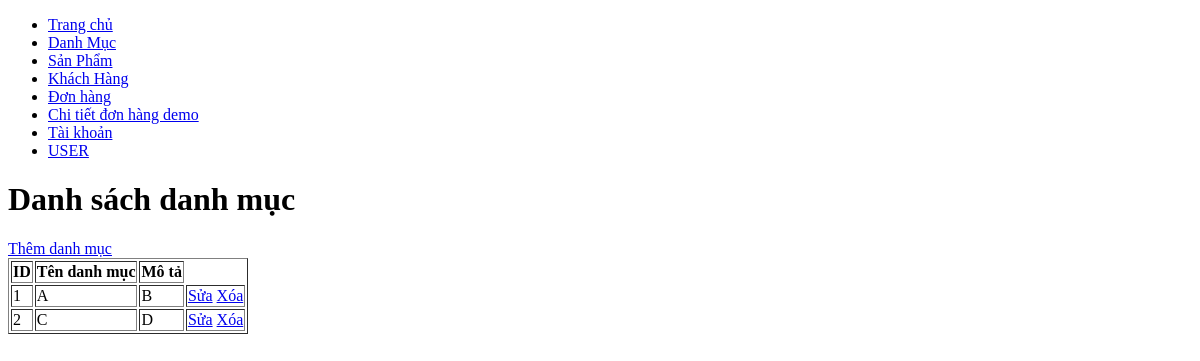
Page /admin/index.php?ctrl=danh_muc on the earlier database version.
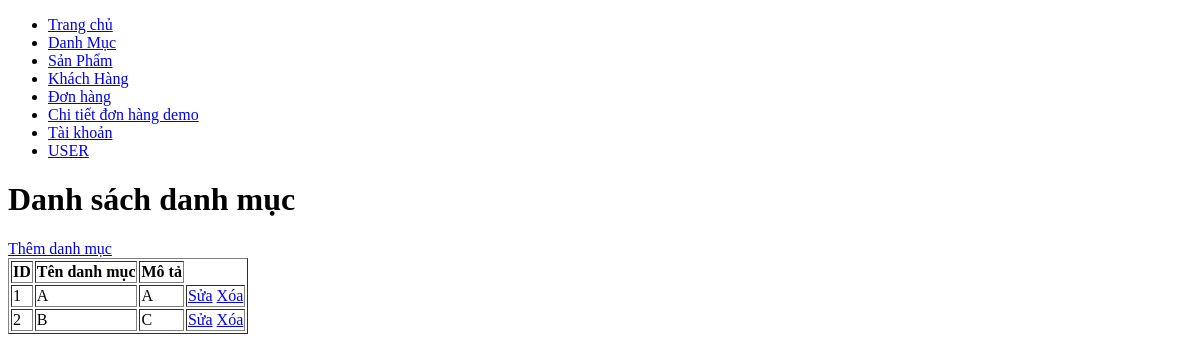
Same page on the later database version.
### tables this page shows
CREATE TABLE `danh_muc` (
  `id` int(11) NOT NULL,
  `ten` varchar(255) NOT NULL,
  `mo_ta` text DEFAULT NULL
);

### database/database.php (called while the page is built, shortened)
<?php
function getConnection() {
    $host = 'localhost';
    $dbname = 'shop_quan_ao';
    $username = 'root';
    $password = '';
    $options = array(PDO::MYSQL_ATTR_INIT_COMMAND => "SET NAMES utf8",
        PDO::ATTR_ERRMODE => PDO::ERRMODE_EXCEPTION);
    $DBH = new PDO('mysql:host=' . $host . ';dbname=' . $dbname, $username, $password, $options);
    return $DBH;
}
function query($sql) {
    $connect = getConnection();
    $result = $connect->query($sql);
    return $result;
}
?>

### admin/model/danh_muc.php (called while the page is built, shortened)
<?php
require_once "./../database/database.php";
function getAllDanhMuc() {
    $sql = "SELECT * FROM danh_muc";
    $result = query($sql);
    return $result;
}

### admin/view/danh_muc/index.php (the view, shortened to what this page needs)
<!DOCTYPE html>
<html lang="en">
    <head>
    </head>
    <body>
        <h1>Danh sách danh mục</h1>
        <a href="index.php?ctrl=danh_muc&action=add">Thêm danh mục</a>
        <table border="1">
            <thead>
                <tr>
                    <th>ID</th>
                    <th>Tên danh mục</th>
                    <th>Mô tả</th>
                </tr>
            </thead>
            <tbody>
                <?php foreach ($danhMucs as $danhMuc) { ?>
                    <tr>
                        <td><?php echo $danhMuc['id']; ?></td>
                        <td><?php echo $danhMuc['ten']; ?></td>
                        <td><?php echo $danhMuc['mo_ta']; ?></td>
                        <td>
                            <a href="index.php?ctrl=danh_muc&action=edit&id=<?php echo $danhMuc['id']; ?>">Sửa</a>
                            <a href="index.php?ctrl=danh_muc&action=delete&id=<?php echo $danhMuc['id']; ?>">Xóa</a>
                        </td>
                    </tr>
                <?php } ?>
            </tbody>
        </table>
    </body>
</html>

Differences in the rows shown:
changed danh_muc id 1: mo_ta "B" → "A"
changed danh_muc id 2: ten "C" → "B"; mo_ta "D" → "C"
